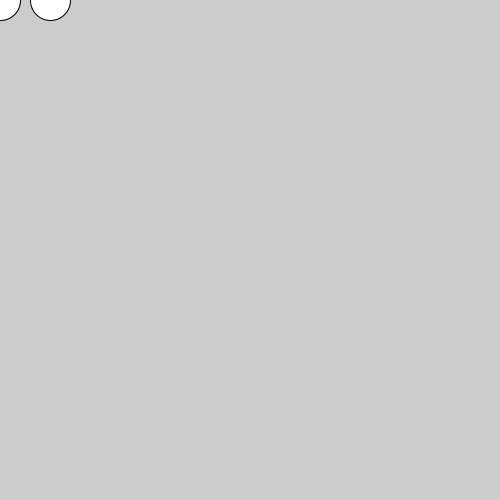
Frame 1 (no input)
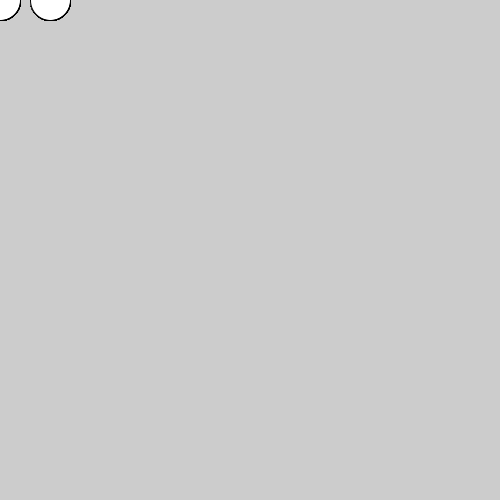
Frame 60 (the mouse pressed at the canvas centre just before this capture)
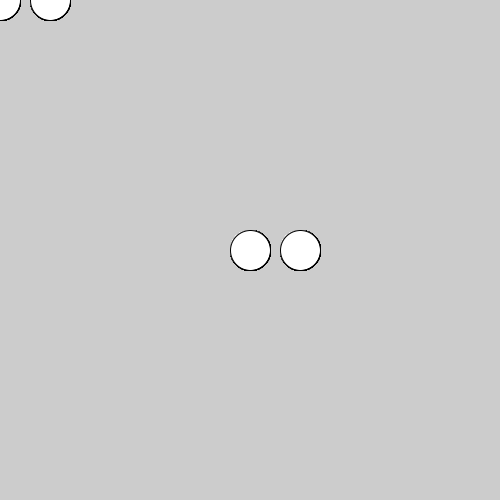
Frame 120 (the mouse held since frame 60 and released just before this capture)

The Processing sketch that drew these frames (run headless with seeded random() and noise(); from frame 60 on, the mouse is pressed at the canvas centre):

// Processing sketch: Exercise2
// ── Exercise2.pde
void setup() 
{ 
  size(500, 500); 
} 

void draw() 
{ 
  ellipse(mouseX, mouseY, 40, 40);
  ellipse(mouseX+50,mouseY,40,40);
}
